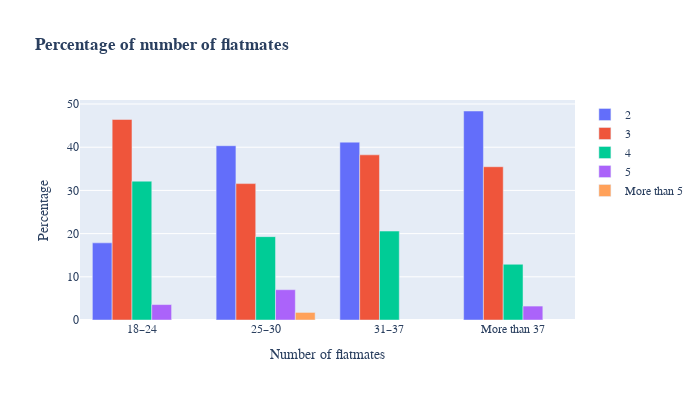

The notebook cell saved with this chart:
### Markdown cell above
The main <b>average of flatmates between the individuals that are sharing their houses is 3. </b>
Per ages group, we can se that all almost all the ages group and number of flatmates follow a exponential distribution again. Regarding the youngest age group (18-24), it can be confirmed that they live with more amount of people.

### Code cell
flatmates_ages = pd.DataFrame(df.groupby(["flatmates", "age"])["flatmates"].agg(total="count"))
flatmates_ages = flatmates_ages / flatmates_ages.groupby(level=1).sum() * 100 #Calculating percentages over age groupds
unstack = flatmates_ages["total"].unstack()
unstack.loc["total"] = unstack.sum()
unstack.loc["percentage"] = 0
labels = list(unstack.columns)
fig = go.Figure(data=[
        go.Bar(name='2', x=labels, y=unstack.iloc[0,:]),
        go.Bar(name='3', x=labels, y=unstack.iloc[1,:]),
        go.Bar(name='4', x=labels, y=unstack.iloc[2,:]),
        go.Bar(name='5', x=labels, y=unstack.iloc[3,:]),
        go.Bar(name='More than 5', x=labels, y=unstack.iloc[4,:])])
    # Change the bar mode

fig.update_layout(barmode='group', width=700, height=400,
    title="<b>Percentage of number of flatmates</b>",
    xaxis_title="Number of flatmates",
    yaxis_title="Percentage",
    font=dict(
        family="Courier New, monospace",
        size=12
    ))

### Figure 1 — Plotly figure (JSON) as saved in the notebook; plotly's stock layout.template omitted (floating-point values rounded to 4 significant figures)
{"data": [{"name": "2", "type": "bar", "x": ["18–24", "25–30", "31–37", "More than 37"], "y": [17.86, 40.35, 41.18, 48.39]}, {"name": "3", "type": "bar", "x": ["18–24", "25–30", "31–37", "More than 37"], "y": [46.43, 31.58, 38.24, 35.48]}, {"name": "4", "type": "bar", "x": ["18–24", "25–30", "31–37", "More than 37"], "y": [32.14, 19.3, 20.59, 12.9]}, {"name": "5", "type": "bar", "x": ["18–24", "25–30", "31–37", "More than 37"], "y": [3.571, 7.018, null, 3.226]}, {"name": "More than 5", "type": "bar", "x": ["18–24", "25–30", "31–37", "More than 37"], "y": [null, 1.754, null, null]}], "layout": {"barmode": "group", "font": {"family": "Courier New, monospace", "size": 12}, "height": 400, "title": {"text": "<b>Percentage of number of flatmates</b>"}, "width": 700, "xaxis": {"title": {"text": "Number of flatmates"}}, "yaxis": {"title": {"text": "Percentage"}}}}
